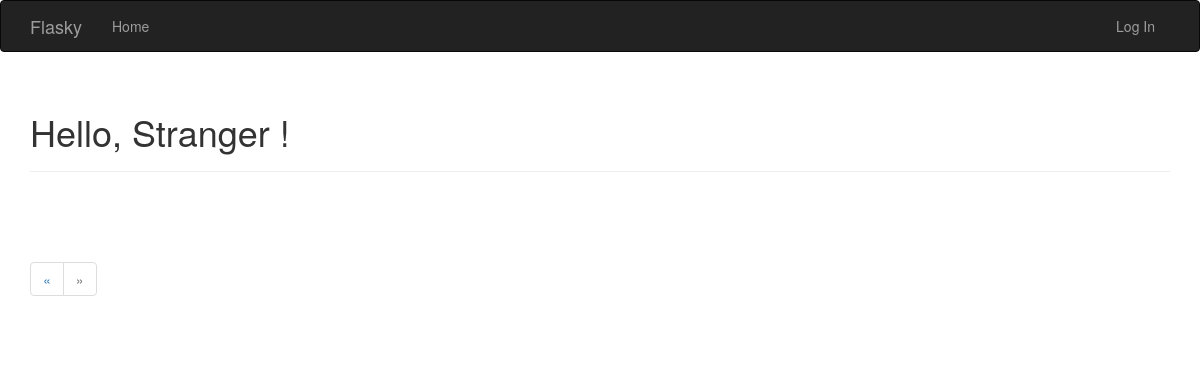
/?page=6, run on an earlier commit of the app's database.
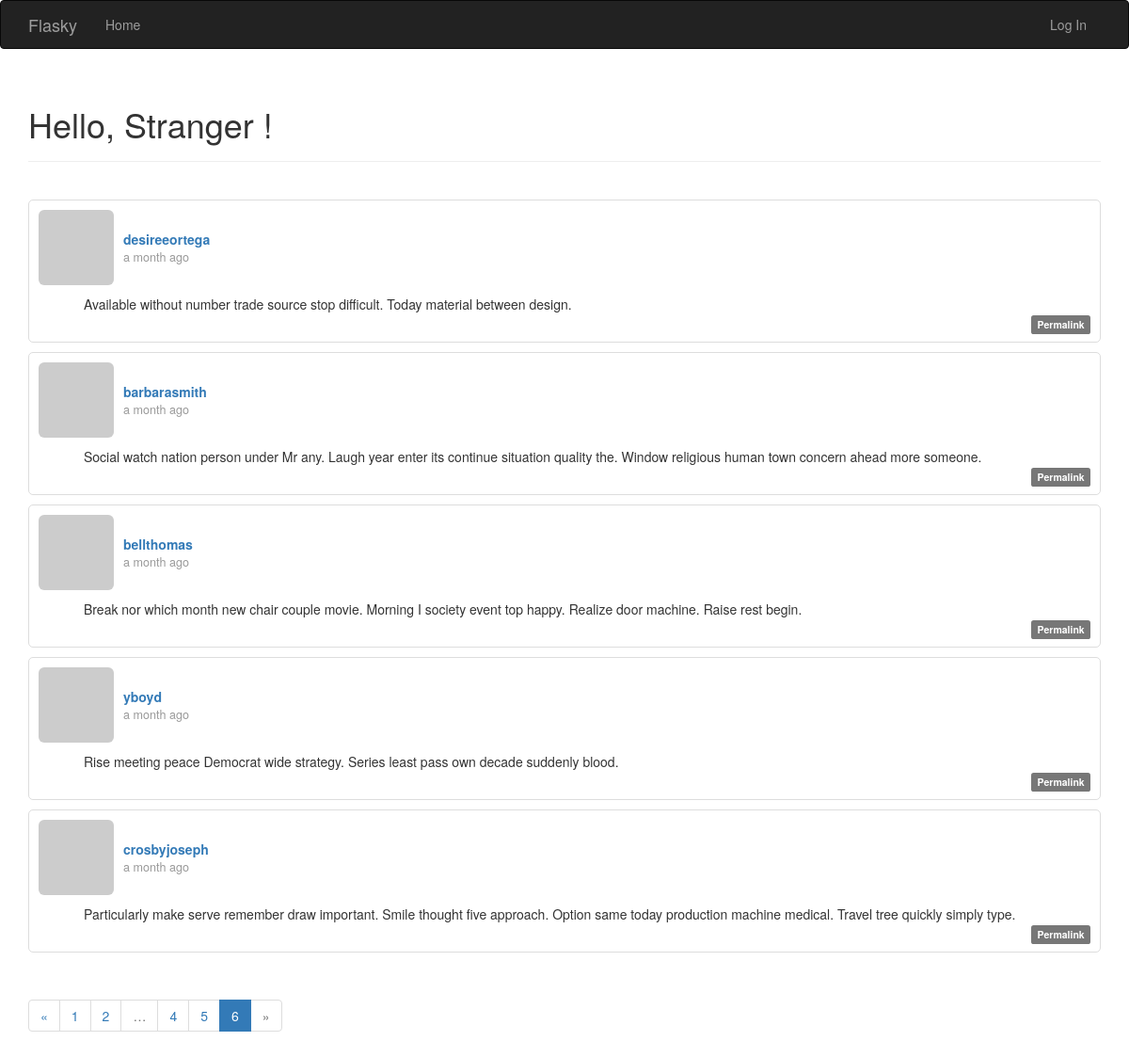
And on a later commit of the database.
### app/models.py (models this page shows, shortened)
class Post(db.Model):
    __tablename__ = "posts"
    id = db.Column(db.Integer, primary_key=True)
    body = db.Column(db.Text)
    body_html = db.Column(db.Text)
    timestamp = db.Column(db.DateTime, index=True, default=datetime.now())
    author_id = db.Column(db.Integer, db.ForeignKey("users.id"))

class User(UserMixin, db.Model):
    __tablename__ = "users"
    id = db.Column(db.Integer, primary_key=True)
    email = db.Column(db.String(64), unique=True, index=True)
    username = db.Column(db.String(64), unique=True, index=True)
    password_hash = db.Column(db.String(128))
    role_id = db.Column(db.Integer, db.ForeignKey("roles.id"))
    name = db.Column(db.String(64))
    location = db.Column(db.String(64))
    about_me = db.Column(db.Text())
    member_since = db.Column(db.DateTime(), default=datetime.now())
    last_seen = db.Column(db.DateTime(), default=datetime.now())
    posts = db.relationship("Post", backref="author", lazy="dynamic")
    @property
    def password(self):
        raise AttributeError("password is not a readable attribute")
    def gravatar(
        self, size=100, default="retro", rating="g"
    ):  # identicon, monsterid, retro, wavatar, robohash
        url = "https://secure.gravatar.com/avatar"
        hash = hashlib.md5(self.email.lower().encode("utf-8")).hexdigest()
        return "{url}/{hash}?s={size}&d={default}&r={rating}".format(
            url=url, hash=hash, size=size, default=default, rating=rating
        )
    """
    def generate_confirmation_token(self, expiration=3600):
        payload = {
            "confirm": self.id,
            "exp": datetime.utcnow() + timedelta(seconds=expiration)
        }
        token = jwt.encode(payload, current_app.config["SECRET_KEY"], algorithm="HS256")
        return token

    def confirm(self, token):
        try:
            payload = jwt.decode(token, current_app.config["SECRET_KEY"], algorithms=["HS256"])
        except (jwt.ExpiredSignatureError, jwt.InvalidTokenError):
            return False
        if payload.get("confirm") != self.id:
            return False
        self.confirmed = True
        db.session.add(self)
        return True
    """

### app/main/views.py (the view)
@main.route("/", methods=["GET", "POST"])
def index():
    form = PostForm()
    if current_user.can(Permission.WRITE) and form.validate_on_submit():
        post = Post(body=form.body.data, author=current_user._get_current_object())
        db.session.add(post)
        db.session.commit()
        return redirect(url_for(".index"))
    page = request.args.get("page", 1, type=int)
    pagination = Post.query.order_by(Post.timestamp.desc()).paginate(
        page=page, per_page=current_app.config["FLASKY_POSTS_PER_PAGE"], error_out=False
    )
    posts = pagination.items
    return render_template("index.html", form=form, posts=posts, pagination=pagination)

### app/auth/views.py (called while the page is built)
@auth.before_app_request
def before_request():
    if current_user.is_authenticated:
        current_user.ping()

### app/main/__init__.py (called while the page is built)
@main.app_context_processor
def inject_permissions():
    return dict(Permission=Permission)

### app/models.py (called while the page is built)
    def can(self, permissions):
        return False

    def is_administrator(self):
        return False

### app/templates/index.html (shortened to what this page needs)
{% extends "base.html" %}
{% import "bootstrap/wtf.html" as wtf %}
{% import "_macros.html" as macros %}
{% block page_content %}
<div class="page-header">
  <h1>
    Hello, {% if current_user.is_authenticated %} {{ current_user.username }} {% else %} Stranger {% endif %}!
  </h1>
</div>
<br>
{% include '_posts.html' %}
<div class="pagination">
  {{ macros.pagination_widget(pagination, '.index') }}
</div>
{% endblock %}

### app/templates/_posts.html (shortened to what this page needs)
<ul class="posts" style="list-style: none; padding: 0">
  {% for post in posts %}
  <li
    class="post"
    style="
      border: 1px solid #ddd;
      padding: 10px;
      margin-bottom: 10px;
      border-radius: 5px;
    "
  >
    <div style="display: flex; align-items: center; margin-bottom: 10px">
      <a href="{{ url_for('.user', username=post.author.username) }}">
        <img
          class="img-rounded"
          src="{{ post.author.gravatar(size=40) }}"
          style="margin-right: 10px"
        />
      </a>
      <div class="post-content">
        <div class="post-author" style="font-weight: bold">
          <a href="{{ url_for('.user', username=post.author.username) }}">
            {{ post.author.username }}
          </a>
        </div>
        <div class="post-date" style="font-size: 0.9em; color: #999">
          {{ moment(post.timestamp).fromNow() }}
        </div>
      </div>
    </div>
    <div class="post-body" style="margin-left: 48px; min-height: 10px">
      {% if post.body_html %} {{ post.body_html | safe }} {% else %} {{
      post.body }} {% endif %}
    </div>
    <div class="post-footer" style="text-align: right">
      <a href="{{ url_for('.post', id=post.id) }}">
        <span class="label label-default">Permalink</span>
      </a>
    </div>
  </li>
  {% endfor %}
</ul>

What changed in the data, as far as the page shows it:
added Post: author.username "desireeortega", timestamp "a month ago", body "Available without number trade source stop difficult. Today material between design."
added Post: author.username "barbarasmith", timestamp "a month ago", body "Social watch nation person under Mr any. Laugh year enter its continue situation quality the. Window religious human town concern ahead more someone."
added Post: author.username "bellthomas", timestamp "a month ago", body "Break nor which month new chair couple movie. Morning I society event top happy. Realize door machine. Raise rest begin."
added Post: author.username "yboyd", timestamp "a month ago", body "Rise meeting peace Democrat wide strategy. Series least pass own decade suddenly blood."
added Post: author.username "crosbyjoseph", timestamp "a month ago", body "Particularly make serve remember draw important. Smile thought five approach. Option same today production machine medical. Travel tree quickly simply type."
Also different on the page:
new list line: "1"
new list line: "2"
new list line: "4"
new list line: "5"
new list line: "6"
